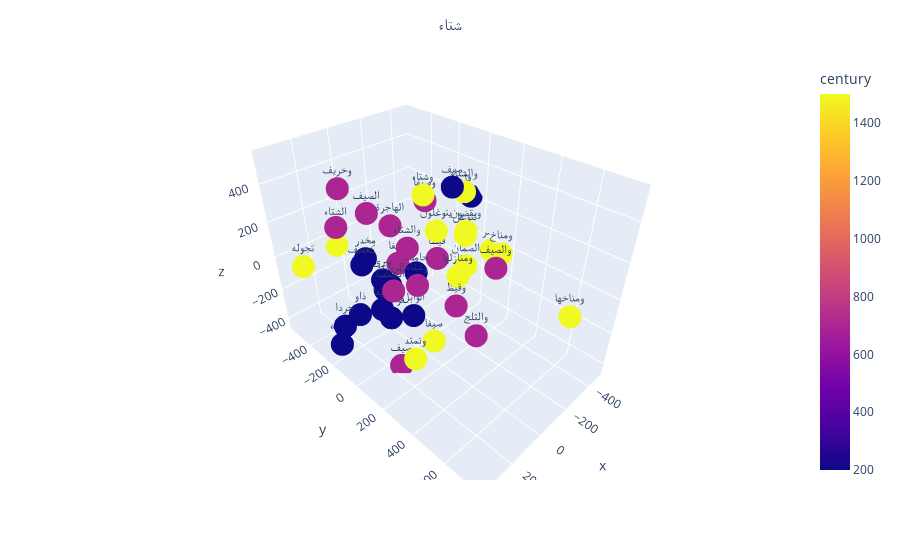

The code cell stored with this chart in its notebook:
### Code cell
import pandas as pd
import plotly.express as px

        
fig = px.scatter_3d(df, x='x', y='y', z='z', color='century', text='word')
# Add a title and center  it
fig.update_layout(title_text="شتاء",)
fig.update(layout=dict(title=dict(x=0.5)))
fig.show()

### Figure 1 — Plotly figure (JSON) as saved in the notebook; plotly's stock layout.template omitted (floating-point values rounded to 4 significant figures)
{"data": [{"hovertemplate": "x=%{x}<br>y=%{y}<br>z=%{z}<br>word=%{text}<br>century=%{marker.color}<extra></extra>", "legendgroup": "", "marker": {"color": [200, 200, 200, 200, 200, 200, 200, 200, 200, 200, 200, 200, 200, 200, 700, 700, 700, 700, 700, 700, 700, 700, 700, 700, 700, 700, 700, 700, 1500, 1500, 1500, 1500, 1500, 1500, 1500, 1500, 1500, 1500, 1500, 1500, 1500, 1500], "coloraxis": "coloraxis", "symbol": "circle"}, "mode": "markers+text", "name": "", "scene": "scene", "showlegend": false, "text": ["صيفا", "صيف", "الرواعد", "ذاو", "حامضة", "كعصف", "ملسا", "وطوله", "قوادمها", "جردا", "جافل", "يبري", "الوابل", "مخدر", "صيفا", "وشتاء", "صيف", "وصيفا", "والشتاء", "الشتاء", "وقيظ", "قيظا", "والصيف", "الصيف", "وخريف", "والثلج", "الهاجرة", "الجمد", "صيفا", "وشتاء", "الصمان", "ويقضون", "تتوغل", "والشتاء", "ومناخها", "وتمتد", "ومنازلها", "ومناخ", "تجوله", "يتوغلون", "تدمر", "ممطر"], "type": "scatter3d", "x": [243.3, -8.459, 102.8, 199.4, -108.6, 198.8, 64.31, 309.8, -16.71, 339.2, -471.0, -17.68, 2.662, 83.09, -250.8, 165.4, 170.0, -337.5, 122.6, 314.5, 48.75, -340.0, -59.16, 219.0, 130.4, -137.0, -190.0, 317.0, 108.4, -95.1, -281.5, -132.3, -238.6, -286.8, -132.7, 346.8, -130.4, -293.3, 370.4, -139.2, -484.6, 61.84], "y": [49.33, 230.0, -58.34, -197.7, -109.4, -139.9, -154.4, -227.6, -222.2, -125.2, -71.85, -276.8, -13.82, -271.3, -423.9, 202.1, 70.87, -276.8, 96.87, -133.2, 318.8, -187.2, 435.5, -39.68, -371.6, 288.7, -400.0, 229.1, 242.5, -32.11, 77.04, 201.2, 103.8, 46.23, 760.9, 379.6, 162.1, 283.2, -371.3, 8.237, 73.14, -552.6], "z": [-49.79, 530.1, -46.0, -254.0, -105.1, 79.45, -145.7, -405.5, -422.7, -198.3, 215.3, -190.5, -268.2, -3.27, -267.2, 125.6, -443.0, 163.4, 244.8, 330.5, 14.02, -162.8, 218.2, 396.6, 362.9, -301.2, 20.19, 193.2, -204.1, 371.1, -54.53, 263.7, 155.9, 347.7, 109.9, -52.04, 0.359, 108.4, 40.9, 181.5, -54.21, -59.57]}], "layout": {"coloraxis": {"colorbar": {"title": {"text": "century"}}, "colorscale": [[0, "#0d0887"], [0.1111, "#46039f"], [0.2222, "#7201a8"], [0.3333, "#9c179e"], [0.4444, "#bd3786"], [0.5556, "#d8576b"], [0.6667, "#ed7953"], [0.7778, "#fb9f3a"], [0.8889, "#fdca26"], [1, "#f0f921"]]}, "legend": {"tracegroupgap": 0}, "margin": {"t": 60}, "scene": {"domain": {"x": [0, 1], "y": [0, 1]}, "xaxis": {"title": {"text": "x"}}, "yaxis": {"title": {"text": "y"}}, "zaxis": {"title": {"text": "z"}}}, "title": {"text": "شتاء", "x": 0.5}}}
